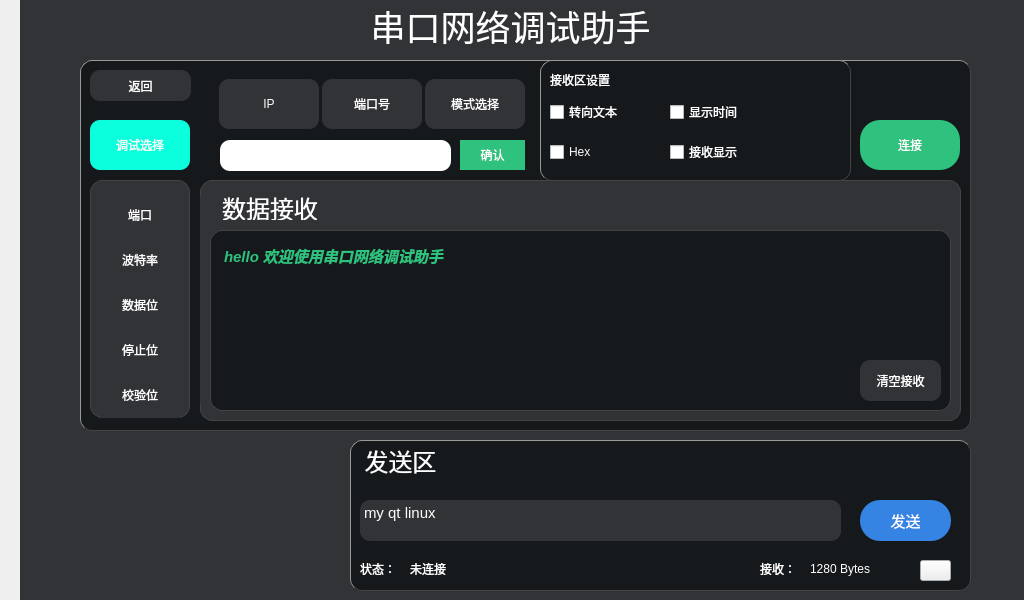
<?xml version="1.0" encoding="UTF-8"?>
<ui version="4.0">
 <class>SerialPort</class>
 <widget class="QDialog" name="SerialPort">
  <property name="geometry">
   <rect>
    <x>0</x>
    <y>0</y>
    <width>1024</width>
    <height>600</height>
   </rect>
  </property>
  <property name="minimumSize">
   <size>
    <width>1024</width>
    <height>600</height>
   </size>
  </property>
  <property name="maximumSize">
   <size>
    <width>1024</width>
    <height>600</height>
   </size>
  </property>
  <property name="windowTitle">
   <string>Dialog</string>
  </property>
  <widget class="QFrame" name="windows1">
   <property name="geometry">
    <rect>
     <x>80</x>
     <y>60</y>
     <width>891</width>
     <height>371</height>
    </rect>
   </property>
   <property name="styleSheet">
    <string notr="true">QFrame#windows1{
background-color:#15191C;
border-radius:12px;
border:1px solid #444444;
border-left-color:rgb(154, 153, 150);
border-top-color:rgb(154, 153, 150);
}

</string>
   </property>
   <property name="frameShape">
    <enum>QFrame::StyledPanel</enum>
   </property>
   <property name="frameShadow">
    <enum>QFrame::Raised</enum>
   </property>
   <widget class="QFrame" name="windows2">
    <property name="enabled">
     <bool>true</bool>
    </property>
    <property name="geometry">
     <rect>
      <x>10</x>
      <y>120</y>
      <width>100</width>
      <height>238</height>
     </rect>
    </property>
    <property name="styleSheet">
     <string notr="true">QFrame#windows2{
background-color: #323337;
border-radius:12px;
border:1px solid #444444;
}

QPushButton{
border:none;
background-color: #323337;
}
</string>
    </property>
    <property name="frameShape">
     <enum>QFrame::StyledPanel</enum>
    </property>
    <property name="frameShadow">
     <enum>QFrame::Raised</enum>
    </property>
    <layout class="QVBoxLayout" name="verticalLayout">
     <item>
      <widget class="QPushButton" name="serialPort">
       <property name="minimumSize">
        <size>
         <width>80</width>
         <height>50</height>
        </size>
       </property>
       <property name="maximumSize">
        <size>
         <width>80</width>
         <height>40</height>
        </size>
       </property>
       <property name="focusPolicy">
        <enum>Qt::NoFocus</enum>
       </property>
       <property name="styleSheet">
        <string notr="true">color: rgb(255, 255, 255);</string>
       </property>
       <property name="text">
        <string>端口</string>
       </property>
      </widget>
     </item>
     <item>
      <widget class="QPushButton" name="baudrate">
       <property name="minimumSize">
        <size>
         <width>80</width>
         <height>50</height>
        </size>
       </property>
       <property name="maximumSize">
        <size>
         <width>80</width>
         <height>40</height>
        </size>
       </property>
       <property name="focusPolicy">
        <enum>Qt::NoFocus</enum>
       </property>
       <property name="styleSheet">
        <string notr="true">color: rgb(255, 255, 255);</string>
       </property>
       <property name="text">
        <string>波特率</string>
       </property>
      </widget>
     </item>
     <item>
      <widget class="QPushButton" name="dataBit">
       <property name="minimumSize">
        <size>
         <width>80</width>
         <height>50</height>
        </size>
       </property>
       <property name="maximumSize">
        <size>
         <width>80</width>
         <height>40</height>
        </size>
       </property>
       <property name="focusPolicy">
        <enum>Qt::NoFocus</enum>
       </property>
       <property name="styleSheet">
        <string notr="true">color: rgb(255, 255, 255);</string>
       </property>
       <property name="text">
        <string>数据位</string>
       </property>
      </widget>
     </item>
     <item>
      <widget class="QPushButton" name="stopBit">
       <property name="minimumSize">
        <size>
         <width>80</width>
         <height>50</height>
        </size>
       </property>
       <property name="maximumSize">
        <size>
         <width>80</width>
         <height>40</height>
        </size>
       </property>
       <property name="focusPolicy">
        <enum>Qt::NoFocus</enum>
       </property>
       <property name="styleSheet">
        <string notr="true">color: rgb(255, 255, 255);</string>
       </property>
       <property name="text">
        <string>停止位</string>
       </property>
      </widget>
     </item>
     <item>
      <widget class="QPushButton" name="parity">
       <property name="minimumSize">
        <size>
         <width>80</width>
         <height>50</height>
        </size>
       </property>
       <property name="maximumSize">
        <size>
         <width>80</width>
         <height>40</height>
        </size>
       </property>
       <property name="focusPolicy">
        <enum>Qt::NoFocus</enum>
       </property>
       <property name="styleSheet">
        <string notr="true">color: rgb(255, 255, 255);</string>
       </property>
       <property name="text">
        <string>校验位</string>
       </property>
      </widget>
     </item>
    </layout>
   </widget>
   <widget class="QFrame" name="windows3">
    <property name="geometry">
     <rect>
      <x>120</x>
      <y>120</y>
      <width>761</width>
      <height>241</height>
     </rect>
    </property>
    <property name="styleSheet">
     <string notr="true">QFrame#windows3{
background-color: #323337;
border-radius:12px;
border:1px solid #444444;
}</string>
    </property>
    <property name="frameShape">
     <enum>QFrame::StyledPanel</enum>
    </property>
    <property name="frameShadow">
     <enum>QFrame::Raised</enum>
    </property>
    <widget class="QStackedWidget" name="stackedWidget1">
     <property name="geometry">
      <rect>
       <x>0</x>
       <y>10</y>
       <width>751</width>
       <height>221</height>
      </rect>
     </property>
     <property name="styleSheet">
      <string notr="true">
background-color: #323337;
border-radius:10px;


</string>
     </property>
     <property name="currentIndex">
      <number>0</number>
     </property>
     <widget class="QWidget" name="page_2">
      <widget class="QLabel" name="label_2">
       <property name="geometry">
        <rect>
         <x>20</x>
         <y>0</y>
         <width>100</width>
         <height>30</height>
        </rect>
       </property>
       <property name="minimumSize">
        <size>
         <width>100</width>
         <height>30</height>
        </size>
       </property>
       <property name="maximumSize">
        <size>
         <width>100</width>
         <height>30</height>
        </size>
       </property>
       <property name="styleSheet">
        <string notr="true">color: rgb(255, 255, 255);</string>
       </property>
       <property name="text">
        <string>&lt;html&gt;&lt;head/&gt;&lt;body&gt;&lt;p align=&quot;center&quot;&gt;&lt;span style=&quot; font-size:18pt;&quot;&gt;数据接收&lt;/span&gt;&lt;/p&gt;&lt;/body&gt;&lt;/html&gt;</string>
       </property>
      </widget>
      <widget class="QFrame" name="resivedata">
       <property name="geometry">
        <rect>
         <x>10</x>
         <y>40</y>
         <width>741</width>
         <height>181</height>
        </rect>
       </property>
       <property name="styleSheet">
        <string notr="true">QFrame#resivedata{
background-color:#15191C;
border-radius:12px;
border:1px solid #444444;
}</string>
       </property>
       <property name="frameShape">
        <enum>QFrame::StyledPanel</enum>
       </property>
       <property name="frameShadow">
        <enum>QFrame::Raised</enum>
       </property>
       <widget class="QPushButton" name="pushButton_6">
        <property name="geometry">
         <rect>
          <x>650</x>
          <y>130</y>
          <width>81</width>
          <height>41</height>
         </rect>
        </property>
        <property name="focusPolicy">
         <enum>Qt::NoFocus</enum>
        </property>
        <property name="styleSheet">
         <string notr="true">color: rgb(255, 255, 255);</string>
        </property>
        <property name="text">
         <string>清空接收</string>
        </property>
       </widget>
       <widget class="QTextBrowser" name="textBrowser">
        <property name="enabled">
         <bool>true</bool>
        </property>
        <property name="geometry">
         <rect>
          <x>10</x>
          <y>10</y>
          <width>721</width>
          <height>151</height>
         </rect>
        </property>
        <property name="styleSheet">
         <string notr="true">background-color:#15191C;
color: rgb(46, 194, 126);
</string>
        </property>
        <property name="html">
         <string>&lt;!DOCTYPE HTML PUBLIC &quot;-//W3C//DTD HTML 4.0//EN&quot; &quot;http://www.w3.org/TR/REC-html40/strict.dtd&quot;&gt;
&lt;html&gt;&lt;head&gt;&lt;meta name=&quot;qrichtext&quot; content=&quot;1&quot; /&gt;&lt;meta charset=&quot;utf-8&quot; /&gt;&lt;style type=&quot;text/css&quot;&gt;
p, li { white-space: pre-wrap; }
hr { height: 1px; border-width: 0; }
li.unchecked::marker { content: &quot;\2610&quot;; }
li.checked::marker { content: &quot;\2612&quot;; }
&lt;/style&gt;&lt;/head&gt;&lt;body style=&quot; font-family:'Ubuntu Sans'; font-size:11pt; font-weight:400; font-style:normal;&quot;&gt;
&lt;p style=&quot; margin-top:0px; margin-bottom:0px; margin-left:0px; margin-right:0px; -qt-block-indent:0; text-indent:0px;&quot;&gt;&lt;span style=&quot; font-weight:700; font-style:italic;&quot;&gt;hello 欢迎使用串口网络调试助手&lt;/span&gt;&lt;/p&gt;&lt;/body&gt;&lt;/html&gt;</string>
        </property>
       </widget>
       <zorder>textBrowser</zorder>
       <zorder>pushButton_6</zorder>
      </widget>
     </widget>
    </widget>
   </widget>
   <widget class="QPushButton" name="pushButton_8">
    <property name="geometry">
     <rect>
      <x>10</x>
      <y>10</y>
      <width>101</width>
      <height>31</height>
     </rect>
    </property>
    <property name="focusPolicy">
     <enum>Qt::NoFocus</enum>
    </property>
    <property name="styleSheet">
     <string notr="true">color: rgb(255, 255, 255);
background-color: #323337;
border-radius:10px;
</string>
    </property>
    <property name="text">
     <string>返回</string>
    </property>
   </widget>
   <widget class="QLabel" name="label_9">
    <property name="geometry">
     <rect>
      <x>10</x>
      <y>10</y>
      <width>31</width>
      <height>31</height>
     </rect>
    </property>
    <property name="styleSheet">
     <string notr="true">border-image: url(:/qq/controls/res/qq/controls/icons/icon_reply.svg);</string>
    </property>
    <property name="text">
     <string/>
    </property>
   </widget>
   <widget class="QFrame" name="setTCP">
    <property name="enabled">
     <bool>true</bool>
    </property>
    <property name="geometry">
     <rect>
      <x>130</x>
      <y>10</y>
      <width>321</width>
      <height>68</height>
     </rect>
    </property>
    <property name="styleSheet">
     <string notr="true">border:none;</string>
    </property>
    <property name="frameShape">
     <enum>QFrame::StyledPanel</enum>
    </property>
    <property name="frameShadow">
     <enum>QFrame::Raised</enum>
    </property>
    <layout class="QHBoxLayout" name="horizontalLayout">
     <item>
      <widget class="QPushButton" name="tcpip">
       <property name="enabled">
        <bool>true</bool>
       </property>
       <property name="minimumSize">
        <size>
         <width>100</width>
         <height>50</height>
        </size>
       </property>
       <property name="maximumSize">
        <size>
         <width>80</width>
         <height>50</height>
        </size>
       </property>
       <property name="focusPolicy">
        <enum>Qt::NoFocus</enum>
       </property>
       <property name="styleSheet">
        <string notr="true">color: rgb(255, 255, 255);
background-color: #323337;
border-radius:10px;
</string>
       </property>
       <property name="text">
        <string>IP</string>
       </property>
      </widget>
     </item>
     <item>
      <widget class="QPushButton" name="tcpPort">
       <property name="enabled">
        <bool>true</bool>
       </property>
       <property name="minimumSize">
        <size>
         <width>100</width>
         <height>50</height>
        </size>
       </property>
       <property name="maximumSize">
        <size>
         <width>80</width>
         <height>50</height>
        </size>
       </property>
       <property name="focusPolicy">
        <enum>Qt::NoFocus</enum>
       </property>
       <property name="styleSheet">
        <string notr="true">color: rgb(255, 255, 255);
background-color: #323337;
border-radius:10px;
</string>
       </property>
       <property name="text">
        <string>端口号</string>
       </property>
      </widget>
     </item>
     <item>
      <widget class="QPushButton" name="tcpMode">
       <property name="enabled">
        <bool>true</bool>
       </property>
       <property name="minimumSize">
        <size>
         <width>100</width>
         <height>50</height>
        </size>
       </property>
       <property name="maximumSize">
        <size>
         <width>80</width>
         <height>50</height>
        </size>
       </property>
       <property name="focusPolicy">
        <enum>Qt::NoFocus</enum>
       </property>
       <property name="styleSheet">
        <string notr="true">color: rgb(255, 255, 255);
background-color: #323337;
border-radius:10px;
</string>
       </property>
       <property name="text">
        <string>模式选择</string>
       </property>
      </widget>
     </item>
    </layout>
   </widget>
   <widget class="QPushButton" name="pushButton_5">
    <property name="geometry">
     <rect>
      <x>780</x>
      <y>60</y>
      <width>100</width>
      <height>50</height>
     </rect>
    </property>
    <property name="minimumSize">
     <size>
      <width>100</width>
      <height>50</height>
     </size>
    </property>
    <property name="maximumSize">
     <size>
      <width>80</width>
      <height>50</height>
     </size>
    </property>
    <property name="focusPolicy">
     <enum>Qt::NoFocus</enum>
    </property>
    <property name="styleSheet">
     <string notr="true">color: rgb(255, 255, 255);
border-radius:20px;
background-color: rgb(46, 194, 126);
</string>
    </property>
    <property name="text">
     <string>连接</string>
    </property>
   </widget>
   <widget class="QPushButton" name="modeChanged">
    <property name="geometry">
     <rect>
      <x>10</x>
      <y>60</y>
      <width>100</width>
      <height>50</height>
     </rect>
    </property>
    <property name="minimumSize">
     <size>
      <width>100</width>
      <height>50</height>
     </size>
    </property>
    <property name="maximumSize">
     <size>
      <width>80</width>
      <height>50</height>
     </size>
    </property>
    <property name="focusPolicy">
     <enum>Qt::NoFocus</enum>
    </property>
    <property name="styleSheet">
     <string notr="true">color: rgb(255, 255, 255);
border-radius:10px;
background-color: rgb(12, 255, 221);
</string>
    </property>
    <property name="text">
     <string>调试选择</string>
    </property>
   </widget>
   <widget class="QFrame" name="resiveset">
    <property name="geometry">
     <rect>
      <x>460</x>
      <y>0</y>
      <width>311</width>
      <height>121</height>
     </rect>
    </property>
    <property name="styleSheet">
     <string notr="true">QFrame#resiveset{
background-color:#15191C;
border-radius:12px;
border:1px solid #444444;
border-left-color:rgb(154, 153, 150);
border-top-color:rgb(154, 153, 150);
}</string>
    </property>
    <property name="frameShape">
     <enum>QFrame::StyledPanel</enum>
    </property>
    <property name="frameShadow">
     <enum>QFrame::Raised</enum>
    </property>
    <widget class="QLabel" name="label_10">
     <property name="geometry">
      <rect>
       <x>10</x>
       <y>10</y>
       <width>91</width>
       <height>20</height>
      </rect>
     </property>
     <property name="styleSheet">
      <string notr="true">color: rgb(255, 255, 255);</string>
     </property>
     <property name="text">
      <string>接收区设置</string>
     </property>
    </widget>
    <widget class="QCheckBox" name="checkBox">
     <property name="geometry">
      <rect>
       <x>10</x>
       <y>40</y>
       <width>92</width>
       <height>24</height>
      </rect>
     </property>
     <property name="styleSheet">
      <string notr="true">color: rgb(255, 255, 255);
</string>
     </property>
     <property name="text">
      <string>转向文本</string>
     </property>
    </widget>
    <widget class="QCheckBox" name="checkBox_2">
     <property name="geometry">
      <rect>
       <x>10</x>
       <y>80</y>
       <width>92</width>
       <height>24</height>
      </rect>
     </property>
     <property name="styleSheet">
      <string notr="true">color: rgb(255, 255, 255);</string>
     </property>
     <property name="text">
      <string>Hex</string>
     </property>
    </widget>
    <widget class="QCheckBox" name="checkBox_3">
     <property name="geometry">
      <rect>
       <x>130</x>
       <y>40</y>
       <width>92</width>
       <height>24</height>
      </rect>
     </property>
     <property name="styleSheet">
      <string notr="true">color: rgb(255, 255, 255);</string>
     </property>
     <property name="text">
      <string>显示时间</string>
     </property>
    </widget>
    <widget class="QCheckBox" name="checkBox_4">
     <property name="geometry">
      <rect>
       <x>130</x>
       <y>80</y>
       <width>92</width>
       <height>24</height>
      </rect>
     </property>
     <property name="styleSheet">
      <string notr="true">color: rgb(255, 255, 255);</string>
     </property>
     <property name="text">
      <string>接收显示</string>
     </property>
    </widget>
   </widget>
   <widget class="QLineEdit" name="chooseinput">
    <property name="geometry">
     <rect>
      <x>140</x>
      <y>80</y>
      <width>231</width>
      <height>31</height>
     </rect>
    </property>
    <property name="styleSheet">
     <string notr="true">border-radius:10px;
color: rgb(46, 194, 126);
</string>
    </property>
   </widget>
   <widget class="QPushButton" name="yes">
    <property name="geometry">
     <rect>
      <x>380</x>
      <y>80</y>
      <width>65</width>
      <height>30</height>
     </rect>
    </property>
    <property name="minimumSize">
     <size>
      <width>65</width>
      <height>30</height>
     </size>
    </property>
    <property name="maximumSize">
     <size>
      <width>65</width>
      <height>30</height>
     </size>
    </property>
    <property name="focusPolicy">
     <enum>Qt::NoFocus</enum>
    </property>
    <property name="styleSheet">
     <string notr="true">color: rgb(255, 255, 255);
border-radius:20px;
background-color: rgb(46, 194, 126);
</string>
    </property>
    <property name="text">
     <string>确认</string>
    </property>
   </widget>
  </widget>
  <widget class="QFrame" name="senddata">
   <property name="geometry">
    <rect>
     <x>350</x>
     <y>440</y>
     <width>621</width>
     <height>151</height>
    </rect>
   </property>
   <property name="styleSheet">
    <string notr="true">
QFrame#senddata{
background-color:#15191C;
border-radius:12px;
border:1px solid #444444;
border-left-color:rgb(154, 153, 150);
border-top-color:rgb(154, 153, 150);
}</string>
   </property>
   <property name="frameShape">
    <enum>QFrame::StyledPanel</enum>
   </property>
   <property name="frameShadow">
    <enum>QFrame::Raised</enum>
   </property>
   <widget class="QLabel" name="label_3">
    <property name="geometry">
     <rect>
      <x>10</x>
      <y>0</y>
      <width>81</width>
      <height>41</height>
     </rect>
    </property>
    <property name="styleSheet">
     <string notr="true">color: rgb(255, 255, 255);</string>
    </property>
    <property name="text">
     <string>&lt;html&gt;&lt;head/&gt;&lt;body&gt;&lt;p align=&quot;center&quot;&gt;&lt;span style=&quot; font-size:18pt;&quot;&gt;发送区&lt;/span&gt;&lt;/p&gt;&lt;/body&gt;&lt;/html&gt;</string>
    </property>
   </widget>
   <widget class="QTextEdit" name="textEdit">
    <property name="geometry">
     <rect>
      <x>10</x>
      <y>60</y>
      <width>481</width>
      <height>41</height>
     </rect>
    </property>
    <property name="styleSheet">
     <string notr="true">color: rgb(255, 255, 255);
background-color: #323337;
border-radius:10px;</string>
    </property>
    <property name="html">
     <string>&lt;!DOCTYPE HTML PUBLIC &quot;-//W3C//DTD HTML 4.0//EN&quot; &quot;http://www.w3.org/TR/REC-html40/strict.dtd&quot;&gt;
&lt;html&gt;&lt;head&gt;&lt;meta name=&quot;qrichtext&quot; content=&quot;1&quot; /&gt;&lt;meta charset=&quot;utf-8&quot; /&gt;&lt;style type=&quot;text/css&quot;&gt;
p, li { white-space: pre-wrap; }
hr { height: 1px; border-width: 0; }
li.unchecked::marker { content: &quot;\2610&quot;; }
li.checked::marker { content: &quot;\2612&quot;; }
&lt;/style&gt;&lt;/head&gt;&lt;body style=&quot; font-family:'Ubuntu Sans'; font-size:11pt; font-weight:400; font-style:normal;&quot;&gt;
&lt;p style=&quot; margin-top:0px; margin-bottom:0px; margin-left:0px; margin-right:0px; -qt-block-indent:0; text-indent:0px;&quot;&gt;my qt linux&lt;/p&gt;&lt;/body&gt;&lt;/html&gt;</string>
    </property>
   </widget>
   <widget class="QPushButton" name="sendpushbutton">
    <property name="geometry">
     <rect>
      <x>510</x>
      <y>60</y>
      <width>91</width>
      <height>41</height>
     </rect>
    </property>
    <property name="focusPolicy">
     <enum>Qt::NoFocus</enum>
    </property>
    <property name="styleSheet">
     <string notr="true">color: rgb(255, 255, 255);
border-radius:20px;
background-color: rgb(53, 132, 228);
font-size:15px;</string>
    </property>
    <property name="text">
     <string>发送</string>
    </property>
   </widget>
   <widget class="QLabel" name="label_5">
    <property name="geometry">
     <rect>
      <x>60</x>
      <y>120</y>
      <width>61</width>
      <height>18</height>
     </rect>
    </property>
    <property name="styleSheet">
     <string notr="true">color: rgb(255, 255, 255);</string>
    </property>
    <property name="text">
     <string>未连接</string>
    </property>
   </widget>
   <widget class="QLabel" name="label_6">
    <property name="geometry">
     <rect>
      <x>10</x>
      <y>120</y>
      <width>51</width>
      <height>18</height>
     </rect>
    </property>
    <property name="styleSheet">
     <string notr="true">color: rgb(255, 255, 255);</string>
    </property>
    <property name="text">
     <string>状态：</string>
    </property>
   </widget>
   <widget class="QLabel" name="label_7">
    <property name="geometry">
     <rect>
      <x>410</x>
      <y>120</y>
      <width>61</width>
      <height>18</height>
     </rect>
    </property>
    <property name="styleSheet">
     <string notr="true">color: rgb(255, 255, 255);</string>
    </property>
    <property name="text">
     <string>接收：</string>
    </property>
   </widget>
   <widget class="QLabel" name="label_8">
    <property name="geometry">
     <rect>
      <x>460</x>
      <y>120</y>
      <width>111</width>
      <height>18</height>
     </rect>
    </property>
    <property name="styleSheet">
     <string notr="true">color: rgb(255, 255, 255);</string>
    </property>
    <property name="text">
     <string>1280 Bytes</string>
    </property>
   </widget>
   <widget class="QToolButton" name="toolButton_8">
    <property name="geometry">
     <rect>
      <x>570</x>
      <y>120</y>
      <width>31</width>
      <height>21</height>
     </rect>
    </property>
    <property name="styleSheet">
     <string notr="true">border-image: url(:/qq/controls/res/qq/controls/helpers/arrow_down.svg);</string>
    </property>
    <property name="text">
     <string/>
    </property>
   </widget>
  </widget>
  <widget class="QLabel" name="label">
   <property name="geometry">
    <rect>
     <x>20</x>
     <y>0</y>
     <width>1024</width>
     <height>603</height>
    </rect>
   </property>
   <property name="minimumSize">
    <size>
     <width>1024</width>
     <height>600</height>
    </size>
   </property>
   <property name="styleSheet">
    <string notr="true">background-color: #323337;</string>
   </property>
   <property name="text">
    <string/>
   </property>
  </widget>
  <widget class="QLabel" name="label_4">
   <property name="geometry">
    <rect>
     <x>0</x>
     <y>0</y>
     <width>1021</width>
     <height>51</height>
    </rect>
   </property>
   <property name="styleSheet">
    <string notr="true">color: rgb(255, 255, 255);</string>
   </property>
   <property name="text">
    <string>&lt;html&gt;&lt;head/&gt;&lt;body&gt;&lt;p align=&quot;center&quot;&gt;&lt;span style=&quot; font-size:26pt;&quot;&gt;串口网络调试助手&lt;/span&gt;&lt;/p&gt;&lt;/body&gt;&lt;/html&gt;</string>
   </property>
  </widget>
  <zorder>label</zorder>
  <zorder>windows1</zorder>
  <zorder>senddata</zorder>
  <zorder>label_4</zorder>
 </widget>
 <resources/>
 <connections/>
</ui>
